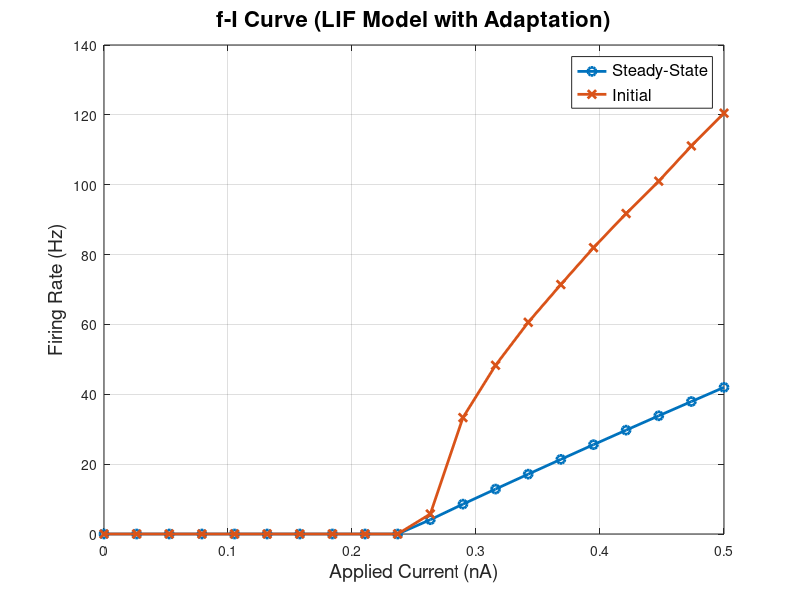

MATLAB code for this plot:
% Parameters of the LIF model with adaptation (in SI units)
E_L = -75e-3;          % Resting potential (V)
V_th = -50e-3;         % Threshold potential (V)
V_reset = -80e-3;      % Reset potential after spike (V)
R_m = 100e6;           % Membrane resistance (Ohms)
C_m = 100e-12;         % Membrane capacitance (Farads)
E_k = -80e-3;          % Adaptation reversal potential (V)
tau_SRA = 200e-3;      % Adaptation time constant (s)
Delta_G_SRA = 1e-9;    % Increment in adaptation conductance (Siemens)
T = 5;                 % Total simulation time (s)
dt = 0.1e-3;           % Time step (s)
t = 0:dt:T;            % Time vector

% Applied current range
I_min = 0;             % Minimum current (nA)
I_max = 0.5;           % Maximum current (nA)
n_currents = 20;       % Number of current levels
I_range = linspace(I_min, I_max, n_currents) * 1e-9; % Current range in amperes

% Variables to store results
f_initial = zeros(1, n_currents);  % Inverse of initial ISI
f_steady = zeros(1, n_currents);   % Inverse of steady-state ISI

% Loop over applied current values
for j = 1:n_currents
    % Initialize variables
    V = E_L * ones(1, length(t));    % Membrane potential (V)
    G_SRA = zeros(1, length(t));     % Adaptation conductance (S)
    spike_times = [];                % Spike times

    % Simulate for current level I_range(j)
    for i = 2:length(t)
        % Update adaptation conductance
        dG_SRA = -G_SRA(i-1) / tau_SRA;
        G_SRA(i) = G_SRA(i-1) + dG_SRA * dt;

        % Update membrane potential using Euler's method
        dV = ((E_L - V(i-1)) / R_m + G_SRA(i) * (E_k - V(i-1)) + I_range(j)) * (dt / C_m);
        V(i) = V(i-1) + dV;

        % Check for spike
        if V(i) >= V_th
            V(i) = V_reset;  % Reset the potential
            G_SRA(i) = G_SRA(i) + Delta_G_SRA; % Increase adaptation conductance
            spike_times = [spike_times, t(i)]; % Record spike time
        end
    end

    % Calculate ISIs
    ISIs = diff(spike_times); % Time differences between spikes

    % Initial ISI (first spike interval)
    if length(ISIs) >= 1
        f_initial(j) = 1 / ISIs(1); % Inverse of the first ISI (Hz)
    else
        f_initial(j) = 0; % No spikes occurred
    end

    % Steady-state ISI (average ISI in the last second)
    steady_spikes = spike_times(spike_times > T - 1); % Spikes in the last second
    if length(steady_spikes) >= 2
        steady_ISIs = diff(steady_spikes); % Steady-state ISIs
        f_steady(j) = 1 / mean(steady_ISIs); % Inverse of the steady-state ISI (Hz)
    else
        f_steady(j) = 0; % No steady-state spikes
    end
end

% Plotting the f-I curve
figure;
plot(I_range * 1e9, f_steady, '-o', 'LineWidth', 2); % Steady-state
hold on;
plot(I_range * 1e9, f_initial, '-x', 'LineWidth', 2); % Initial
xlabel('Applied Current (nA)', 'FontSize', 14);
ylabel('Firing Rate (Hz)', 'FontSize', 14);
title('f-I Curve (LIF Model with Adaptation)', 'FontSize', 16);
legend('Steady-State', 'Initial', 'FontSize', 12);
grid on;